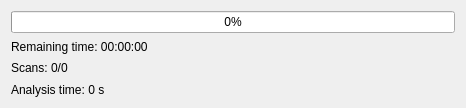
<?xml version="1.0" encoding="UTF-8"?>
<ui version="4.0">
    <class>ToF_Timer</class>
    <widget class="QMainWindow" name="ToF_Timer">
        <property name="geometry">
            <rect>
                <x>0</x>
                <y>0</y>
                <width>466</width>
                <height>108</height>
            </rect>
        </property>
        <property name="windowTitle">
            <string>ToF_Timer</string>
        </property>
        <widget class="QWidget" name="centralWidget">
            <layout class="QVBoxLayout" name="verticalLayout">
                <item>
                    <widget class="QProgressBar" name="progressBar">
                        <property name="value">
                            <number>0</number>
                        </property>
                    </widget>
                </item>
                <item>
                    <widget class="QLabel" name="label">
                        <property name="text">
                            <string>Remaining time: 00:00:00</string>
                        </property>
                    </widget>
                </item>
                <item>
                    <widget class="QLabel" name="label_2">
                        <property name="text">
                            <string>Scans: 0/0</string>
                        </property>
                    </widget>
                </item>
                <item>
                    <widget class="QLabel" name="label_3">
                        <property name="text">
                            <string>Analysis time: 0 s</string>
                        </property>
                    </widget>
                </item>
            </layout>
        </widget>
    </widget>
    <layoutdefault spacing="6" margin="11"/>
    <resources/>
    <connections/>
</ui>
